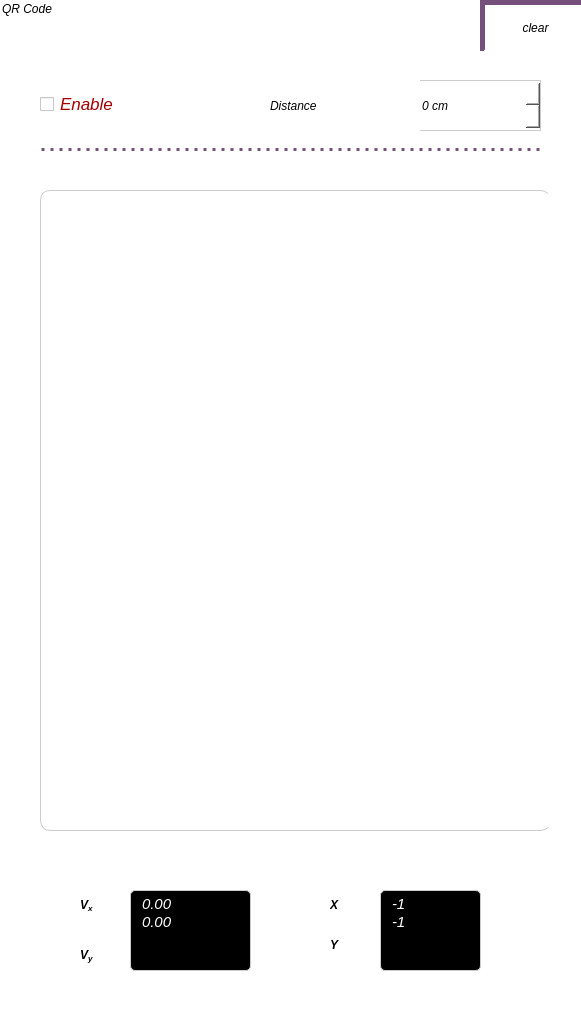
  <widget class="QGroupBox" name="groupBoxInfo">
   <property name="geometry">
    <rect>
     <x>1850</x>
     <y>60</y>
     <width>581</width>
     <height>1021</height>
    </rect>
   </property>
   <property name="styleSheet">
    <string notr="true">font-style: italic;
border-right: none;
border-radius: 10px;
background-color: #fff;</string>
   </property>
   <property name="title">
    <string>QR Code</string>
   </property>
   <widget class="QCheckBox" name="chckBoxQrCode">
    <property name="geometry">
     <rect>
      <x>40</x>
      <y>60</y>
      <width>501</width>
      <height>91</height>
     </rect>
    </property>
    <property name="font">
     <font>
      <pointsize>13</pointsize>
      <weight>50</weight>
      <italic>true</italic>
      <bold>false</bold>
     </font>
    </property>
    <property name="styleSheet">
     <string notr="true">font-weight: 400;
color: rgb(164, 0, 0);
border-bottom: 3px dotted rgb(117, 80, 123);
border-top: none;
border-right: none;
border-left: none;
border-radius: 0;</string>
    </property>
    <property name="text">
     <string>Enable</string>
    </property>
   </widget>
   <widget class="QListWidget" name="lstQrCode">
    <property name="geometry">
     <rect>
      <x>40</x>
      <y>190</y>
      <width>511</width>
      <height>641</height>
     </rect>
    </property>
    <property name="font">
     <font>
      <pointsize>11</pointsize>
      <italic>true</italic>
     </font>
    </property>
    <property name="styleSheet">
     <string notr="true">border: 1 solid #ccc;
border-right: none;</string>
    </property>
   </widget>
   <widget class="QLabel" name="lblDistance">
    <property name="geometry">
     <rect>
      <x>270</x>
      <y>80</y>
      <width>121</width>
      <height>51</height>
     </rect>
    </property>
    <property name="font">
     <font>
      <weight>50</weight>
      <italic>true</italic>
      <bold>false</bold>
     </font>
    </property>
    <property name="styleSheet">
     <string notr="true">font-style: italic;
border: none;</string>
    </property>
    <property name="text">
     <string>Distance</string>
    </property>
   </widget>
   <widget class="QPushButton" name="btnClear">
    <property name="geometry">
     <rect>
      <x>480</x>
      <y>0</y>
      <width>111</width>
      <height>51</height>
     </rect>
    </property>
    <property name="font">
     <font>
      <italic>true</italic>
     </font>
    </property>
    <property name="cursor">
     <cursorShape>PointingHandCursor</cursorShape>
    </property>
    <property name="autoFillBackground">
     <bool>false</bool>
    </property>
    <property name="styleSheet">
     <string notr="true">QPushButton:hover:!pressed  {
 	color: rgb(3, 81, 124);
 }

QPushButton#btnClear { 
	background-color: #fff; 
	border: 5px solid rgb(117, 80, 123);
	border-bottom: none;
	border-radius: 2px;
	border-top:5px solid rgb(117, 80, 123);
	border-radius: 2px;
}</string>
    </property>
    <property name="text">
     <string>clear</string>
    </property>
    <property name="checkable">
     <bool>false</bool>
    </property>
    <property name="autoDefault">
     <bool>true</bool>
    </property>
    <property name="default">
     <bool>false</bool>
    </property>
    <property name="flat">
     <bool>true</bool>
    </property>
   </widget>
   <widget class="QSpinBox" name="sbDistance">
    <property name="geometry">
     <rect>
      <x>420</x>
      <y>80</y>
      <width>121</width>
      <height>51</height>
     </rect>
    </property>
    <property name="styleSheet">
     <string notr="true">border: 1 solid #ccc;
border-left: none;
border-radius: 0;</string>
    </property>
    <property name="suffix">
     <string> cm</string>
    </property>
    <property name="maximum">
     <number>999</number>
    </property>
   </widget>
   <widget class="QLabel" name="lblVyQrCode">
    <property name="geometry">
     <rect>
      <x>80</x>
      <y>940</y>
      <width>31</width>
      <height>31</height>
     </rect>
    </property>
    <property name="font">
     <font>
      <weight>75</weight>
      <italic>true</italic>
      <bold>true</bold>
     </font>
    </property>
    <property name="styleSheet">
     <string notr="true">font-style: italic;
border: none;
background-color: #fff;</string>
    </property>
    <property name="text">
     <string>&lt;html&gt;&lt;head/&gt;&lt;body&gt;&lt;p&gt;V&lt;span style=&quot; vertical-align:sub;&quot;&gt;y&lt;/span&gt;&lt;/p&gt;&lt;/body&gt;&lt;/html&gt;</string>
    </property>
   </widget>
   <widget class="QLabel" name="lblVxQrCode">
    <property name="geometry">
     <rect>
      <x>80</x>
      <y>890</y>
      <width>31</width>
      <height>31</height>
     </rect>
    </property>
    <property name="font">
     <font>
      <weight>75</weight>
      <italic>true</italic>
      <bold>true</bold>
      <underline>false</underline>
      <strikeout>false</strikeout>
     </font>
    </property>
    <property name="styleSheet">
     <string notr="true">font-style: italic;
border: none;
background-color: #fff;</string>
    </property>
    <property name="text">
     <string>&lt;html&gt;&lt;head/&gt;&lt;body&gt;&lt;p&gt;V&lt;span style=&quot; vertical-align:sub;&quot;&gt;x&lt;/span&gt;&lt;/p&gt;&lt;/body&gt;&lt;/html&gt;</string>
    </property>
   </widget>
   <widget class="QTextEdit" name="txtRateQrCode">
    <property name="geometry">
     <rect>
      <x>130</x>
      <y>890</y>
      <width>121</width>
      <height>81</height>
     </rect>
    </property>
    <property name="font">
     <font>
      <italic>true</italic>
      <underline>false</underline>
     </font>
    </property>
    <property name="styleSheet">
     <string notr="true">border: 1 solid #ccc;
color: #fff;
background-color: rgb(0, 0, 0);
border-radius: 5px;
padding-left: 7px;</string>
    </property>
    <property name="readOnly">
     <bool>true</bool>
    </property>
    <property name="html">
     <string>&lt;!DOCTYPE HTML PUBLIC &quot;-//W3C//DTD HTML 4.0//EN&quot; &quot;http://www.w3.org/TR/REC-html40/strict.dtd&quot;&gt;
&lt;html&gt;&lt;head&gt;&lt;meta name=&quot;qrichtext&quot; content=&quot;1&quot; /&gt;&lt;style type=&quot;text/css&quot;&gt;
p, li { white-space: pre-wrap; }
&lt;/style&gt;&lt;/head&gt;&lt;body style=&quot; font-family:'Ubuntu'; font-size:11pt; font-weight:400; font-style:italic;&quot;&gt;
&lt;p style=&quot; margin-top:0px; margin-bottom:0px; margin-left:0px; margin-right:0px; -qt-block-indent:0; text-indent:0px;&quot;&gt;0.00&lt;/p&gt;
&lt;p style=&quot; margin-top:0px; margin-bottom:0px; margin-left:0px; margin-right:0px; -qt-block-indent:0; text-indent:0px;&quot;&gt;0.00&lt;/p&gt;&lt;/body&gt;&lt;/html&gt;</string>
    </property>
   </widget>
   <widget class="QLabel" name="lblYQrCode">
    <property name="geometry">
     <rect>
      <x>330</x>
      <y>930</y>
      <width>31</width>
      <height>31</height>
     </rect>
    </property>
    <property name="font">
     <font>
      <weight>75</weight>
      <italic>true</italic>
      <bold>true</bold>
     </font>
    </property>
    <property name="styleSheet">
     <string notr="true">font-style: italic;
border: none;
background-color: #fff;</string>
    </property>
    <property name="text">
     <string>&lt;html&gt;&lt;head/&gt;&lt;body&gt;&lt;p&gt;Y&lt;/p&gt;&lt;/body&gt;&lt;/html&gt;</string>
    </property>
   </widget>
   <widget class="QTextEdit" name="txtQrCodeCoordinate">
    <property name="geometry">
     <rect>
      <x>380</x>
      <y>890</y>
      <width>101</width>
      <height>81</height>
     </rect>
    </property>
    <property name="font">
     <font>
      <italic>true</italic>
     </font>
    </property>
    <property name="styleSheet">
     <string notr="true">border: 1 solid #ccc;
color: #fff;
background-color: rgb(0, 0, 0);
border-radius: 5px;
padding-left: 7px;</string>
    </property>
    <property name="readOnly">
     <bool>true</bool>
    </property>
    <property name="html">
     <string>&lt;!DOCTYPE HTML PUBLIC &quot;-//W3C//DTD HTML 4.0//EN&quot; &quot;http://www.w3.org/TR/REC-html40/strict.dtd&quot;&gt;
&lt;html&gt;&lt;head&gt;&lt;meta name=&quot;qrichtext&quot; content=&quot;1&quot; /&gt;&lt;style type=&quot;text/css&quot;&gt;
p, li { white-space: pre-wrap; }
&lt;/style&gt;&lt;/head&gt;&lt;body style=&quot; font-family:'Ubuntu'; font-size:11pt; font-weight:400; font-style:italic;&quot;&gt;
&lt;p style=&quot; margin-top:0px; margin-bottom:0px; margin-left:0px; margin-right:0px; -qt-block-indent:0; text-indent:0px;&quot;&gt;-1&lt;/p&gt;
&lt;p style=&quot; margin-top:0px; margin-bottom:0px; margin-left:0px; margin-right:0px; -qt-block-indent:0; text-indent:0px;&quot;&gt;-1&lt;/p&gt;&lt;/body&gt;&lt;/html&gt;</string>
    </property>
   </widget>
   <widget class="QLabel" name="lblXQrCode">
    <property name="geometry">
     <rect>
      <x>330</x>
      <y>890</y>
      <width>31</width>
      <height>31</height>
     </rect>
    </property>
    <property name="font">
     <font>
      <weight>75</weight>
      <italic>true</italic>
      <bold>true</bold>
     </font>
    </property>
    <property name="styleSheet">
     <string notr="true">font-style: italic;
border: none;
background-color: #fff;</string>
    </property>
    <property name="text">
     <string>&lt;html&gt;&lt;head/&gt;&lt;body&gt;&lt;p&gt;X&lt;/p&gt;&lt;/body&gt;&lt;/html&gt;</string>
    </property>
   </widget>
  </widget>
